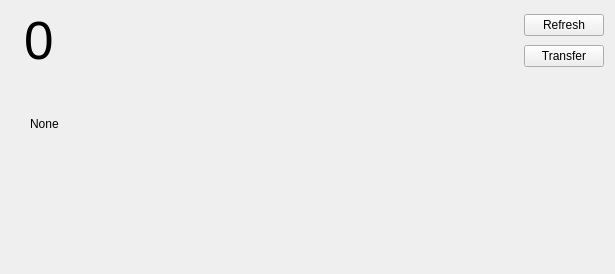
<?xml version="1.0" encoding="UTF-8"?>
<ui version="4.0">
 <class>AccountWidget</class>
 <widget class="QWidget" name="AccountWidget">
  <property name="geometry">
   <rect>
    <x>0</x>
    <y>0</y>
    <width>615</width>
    <height>274</height>
   </rect>
  </property>
  <property name="contextMenuPolicy">
   <enum>Qt::CustomContextMenu</enum>
  </property>
  <property name="windowTitle">
   <string>Account</string>
  </property>
  <layout class="QVBoxLayout" name="verticalLayout_2">
   <item>
    <layout class="QHBoxLayout" name="horizontalLayout">
     <item>
      <widget class="QLabel" name="safeImageLabel">
       <property name="maximumSize">
        <size>
         <width>100</width>
         <height>100</height>
        </size>
       </property>
       <property name="baseSize">
        <size>
         <width>200</width>
         <height>0</height>
        </size>
       </property>
       <property name="text">
        <string/>
       </property>
       <property name="pixmap">
        <pixmap resource="../../icons/tikka.slots.pyqt.resources.icons.index.qrc">:/images/safe</pixmap>
       </property>
       <property name="scaledContents">
        <bool>true</bool>
       </property>
      </widget>
     </item>
     <item>
      <widget class="QLabel" name="balanceLabel">
       <property name="font">
        <font>
         <pointsize>40</pointsize>
        </font>
       </property>
       <property name="text">
        <string>0</string>
       </property>
      </widget>
     </item>
     <item>
      <spacer name="horizontalSpacer">
       <property name="orientation">
        <enum>Qt::Horizontal</enum>
       </property>
       <property name="sizeHint" stdset="0">
        <size>
         <width>40</width>
         <height>20</height>
        </size>
       </property>
      </spacer>
     </item>
     <item>
      <layout class="QVBoxLayout" name="verticalLayout">
       <item>
        <widget class="QPushButton" name="refreshButton">
         <property name="sizePolicy">
          <sizepolicy hsizetype="Fixed" vsizetype="Fixed">
           <horstretch>0</horstretch>
           <verstretch>0</verstretch>
          </sizepolicy>
         </property>
         <property name="text">
          <string>Refresh</string>
         </property>
         <property name="icon">
          <iconset resource="../../icons/tikka.slots.pyqt.resources.icons.index.qrc">
           <normaloff>:/icons/refresh_icon</normaloff>:/icons/refresh_icon</iconset>
         </property>
        </widget>
       </item>
       <item>
        <widget class="QPushButton" name="transferButton">
         <property name="sizePolicy">
          <sizepolicy hsizetype="Fixed" vsizetype="Fixed">
           <horstretch>0</horstretch>
           <verstretch>0</verstretch>
          </sizepolicy>
         </property>
         <property name="text">
          <string>Transfer</string>
         </property>
         <property name="icon">
          <iconset resource="../../icons/tikka.slots.pyqt.resources.icons.index.qrc">
           <normaloff>:/icons/payment_icon</normaloff>:/icons/payment_icon</iconset>
         </property>
        </widget>
       </item>
      </layout>
     </item>
    </layout>
   </item>
   <item>
    <layout class="QFormLayout" name="formLayout_2">
     <property name="leftMargin">
      <number>6</number>
     </property>
     <property name="rightMargin">
      <number>0</number>
     </property>
     <item row="1" column="0">
      <widget class="QLabel" name="lockStatusIcon">
       <property name="maximumSize">
        <size>
         <width>16</width>
         <height>16</height>
        </size>
       </property>
       <property name="text">
        <string/>
       </property>
       <property name="pixmap">
        <pixmap>:/images/locked_cartoon_400x400.png</pixmap>
       </property>
       <property name="scaledContents">
        <bool>true</bool>
       </property>
       <property name="margin">
        <number>0</number>
       </property>
      </widget>
     </item>
     <item row="1" column="1">
      <widget class="QLabel" name="addressLabel">
       <property name="text">
        <string/>
       </property>
      </widget>
     </item>
     <item row="2" column="0">
      <widget class="QLabel" name="identityLabel">
       <property name="maximumSize">
        <size>
         <width>16</width>
         <height>20</height>
        </size>
       </property>
       <property name="font">
        <font>
         <weight>75</weight>
         <bold>true</bold>
        </font>
       </property>
       <property name="text">
        <string/>
       </property>
       <property name="pixmap">
        <pixmap resource="../../icons/tikka.slots.pyqt.resources.icons.index.qrc">:/icons/member_icon</pixmap>
       </property>
       <property name="scaledContents">
        <bool>true</bool>
       </property>
      </widget>
     </item>
     <item row="2" column="1">
      <widget class="QLabel" name="identityValueLabel">
       <property name="text">
        <string>None</string>
       </property>
      </widget>
     </item>
     <item row="0" column="1">
      <widget class="QLabel" name="nameLabel">
       <property name="text">
        <string/>
       </property>
      </widget>
     </item>
    </layout>
   </item>
   <item>
    <spacer name="verticalSpacer">
     <property name="orientation">
      <enum>Qt::Vertical</enum>
     </property>
     <property name="sizeHint" stdset="0">
      <size>
       <width>20</width>
       <height>40</height>
      </size>
     </property>
    </spacer>
   </item>
  </layout>
 </widget>
 <resources>
  <include location="../../icons/tikka.slots.pyqt.resources.icons.index.qrc"/>
  <include location="../../icons/tikka.slots.pyqt.resources.icons.index.qrc"/>
 </resources>
 <connections/>
</ui>
